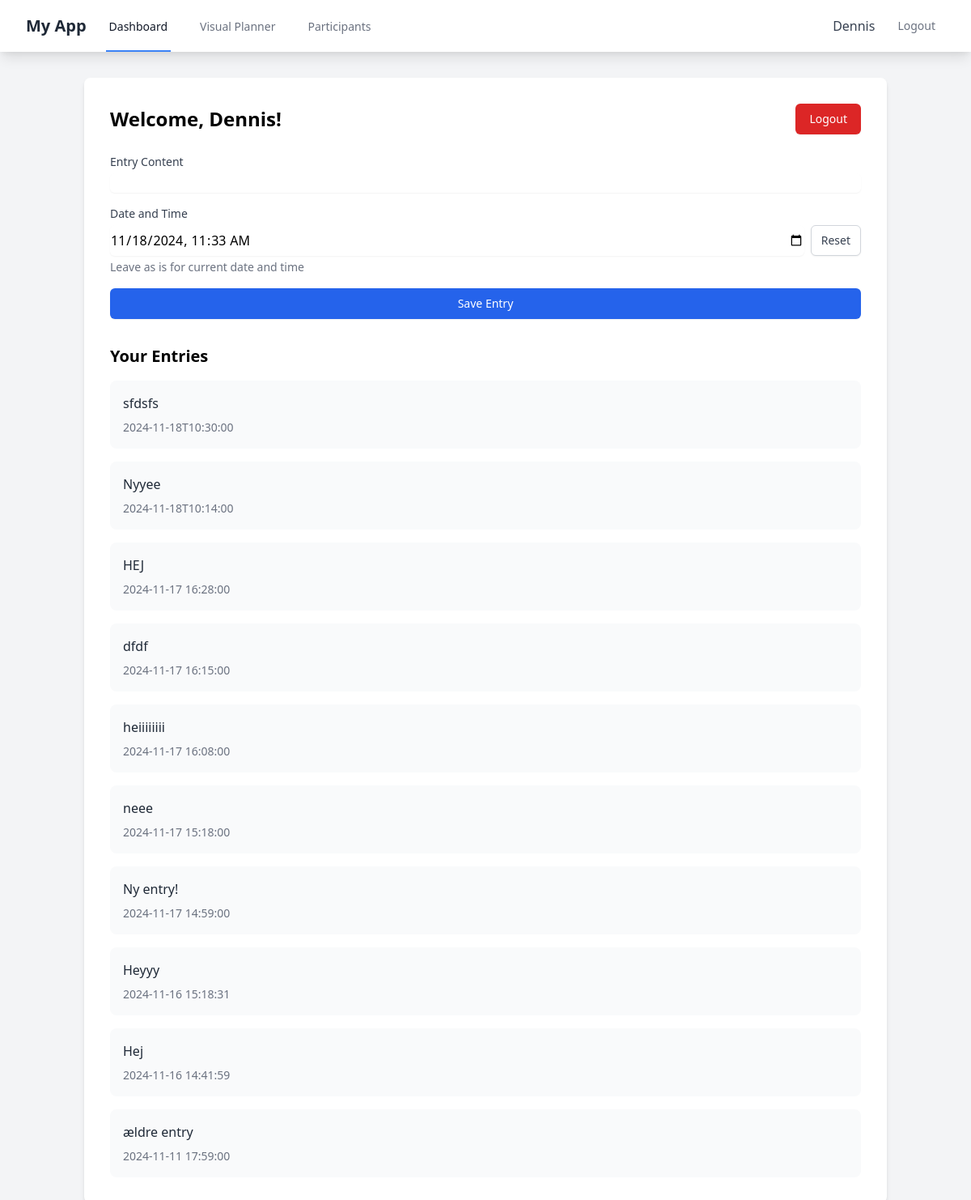
The app's page /dashboard (signed in) with its own data.
### tables this page shows
CREATE TABLE users (
                id INTEGER PRIMARY KEY AUTOINCREMENT,
                username TEXT UNIQUE NOT NULL,
                password TEXT NOT NULL
            );

CREATE TABLE entries (
                id INTEGER PRIMARY KEY AUTOINCREMENT,
                user_id INTEGER,
                content TEXT NOT NULL,
                created_at TIMESTAMP DEFAULT CURRENT_TIMESTAMP,
                FOREIGN KEY (user_id) REFERENCES users (id)
            );

### app.py (the view)
@app.route('/dashboard')
def dashboard():
    if 'user_id' not in session:
        return redirect(url_for('login'))
    with sqlite3.connect(DB_NAME) as conn:
        cursor = conn.cursor()
        cursor.execute('''
            SELECT content, created_at
            FROM entries
            WHERE user_id = ?
            ORDER BY created_at DESC
        ''', (session['user_id'],))
        entries = cursor.fetchall()
        cursor.execute('SELECT username FROM users WHERE id = ?', (session['user_id'],))
        username = cursor.fetchone()[0]
    current_datetime = datetime.now().strftime('%Y-%m-%dT%H:%M')
    return render_template('dashboard.html',
                         entries=entries,
                         username=username,
                         current_datetime=current_datetime)

### templates/dashboard.html (shortened to what this page needs)
{% extends "base.html" %}
{% block content %}
<div class="max-w-8xl mx-auto">
    <div class="bg-white p-8 rounded-lg shadow-md">
        <div class="flex justify-between items-center mb-6">
            <h1 class="text-2xl font-bold">Welcome, {{ username }}!</h1>
            <a href="{{ url_for('logout') }}"
               class="px-4 py-2 border border-transparent rounded-md shadow-sm text-sm font-medium text-white bg-red-600 hover:bg-red-700">
                Logout
            </a>
        </div>
    <form method="POST" action="{{ url_for('add_entry') }}" class="mb-8">
        <div class="space-y-4">
            <div>
                <label class="block text-sm font-medium text-gray-700">Entry Content</label>
                <input type="text" name="content" required
                       class="mt-1 block w-full rounded-md border-gray-300 shadow-sm focus:border-blue-500 focus:ring-blue-500">
            </div>
            <div>
                <label class="block text-sm font-medium text-gray-700">Date and Time</label>
                <div class="flex space-x-2">
                    <input type="datetime-local" name="entry_datetime"
                           value="{{ current_datetime }}"
                           class="mt-1 block w-full rounded-md border-gray-300 shadow-sm focus:border-blue-500 focus:ring-blue-500">
                    <button type="button"
                            onclick="document.getElementsByName('entry_datetime')[0].value='{{ current_datetime }}'"
                            class="mt-1 px-3 py-2 border border-gray-300 rounded-md shadow-sm text-sm font-medium text-gray-700 bg-white hover:bg-gray-50">
                        Reset
                    </button>
                </div>
                <p class="mt-1 text-sm text-gray-500">Leave as is for current date and time</p>
            </div>
        </div>
        <button type="submit"
                class="mt-4 w-full py-2 px-4 border border-transparent rounded-md shadow-sm text-sm font-medium text-white bg-blue-600 hover:bg-blue-700">
            Save Entry
        </button>
    </form>
    <div class="space-y-4">
        <h2 class="text-xl font-semibold">Your Entries</h2>
        {% for entry in entries %}
        <div class="p-4 bg-gray-50 rounded-lg">
            <p class="text-gray-800">{{ entry[0] }}</p>
            <p class="text-sm text-gray-500 mt-2">{{ entry[1] }}</p>
        </div>
        {% endfor %}
    </div>
</div>
{% endblock %}

### templates/base.html (shortened to what this page needs)
<!DOCTYPE html>
<html lang="en">
<head>
    <link href="https://cdn.jsdelivr.net/npm/tailwindcss@2.2.19/dist/tailwind.min.css" rel="stylesheet">
</head>
<body class="bg-gray-100">
    <nav class="bg-white shadow-lg" x-data="{ isOpen: false }">
        <div class="max-w-8xl mx-auto px-4 sm:px-6 lg:px-8">
            <div class="flex justify-between h-16">
                <div class="flex">
                    <div class="flex-shrink-0 flex items-center">
                        <a href="{{ url_for('dashboard') }}" class="text-xl font-bold text-gray-800">My App</a>
                    </div>
                    <div class="hidden sm:ml-6 sm:flex sm:space-x-8">
                        {% if 'user_id' in session %}
                            <a href="{{ url_for('dashboard') }}"
                               class="{% if request.endpoint == 'dashboard' %}border-blue-500 text-gray-900{% else %}border-transparent text-gray-500{% endif %}
                                      inline-flex items-center px-1 pt-1 border-b-2 text-sm font-medium">
                                Dashboard
                            </a>
                            <a href="{{ url_for('visual_planner') }}"
                               class="{% if request.endpoint == 'visual_planner' %}border-blue-500 text-gray-900{% else %}border-transparent text-gray-500{% endif %}
                                      inline-flex items-center px-1 pt-1 border-b-2 text-sm font-medium">
                                Visual Planner
                            </a>
                            <a href="{{ url_for('manage_participants') }}"
                               class="{% if request.endpoint == 'manage_participants' %}border-blue-500 text-gray-900{% else %}border-transparent text-gray-500{% endif %}
                                      inline-flex items-center px-1 pt-1 border-b-2 text-sm font-medium">
                                Participants
                            </a>
                        {% endif %}
                    </div>
                </div>
                <div class="hidden sm:ml-6 sm:flex sm:items-center">
                    {% if 'user_id' in session %}
                        <div class="ml-3 relative">
                            <div class="flex items-center space-x-4">
                                <span class="text-gray-700">{{ session.username }}</span>
                                <a href="{{ url_for('logout') }}"
                                   class="text-gray-500 hover:text-gray-700 px-3 py-2 rounded-md text-sm font-medium">
                                    Logout
                                </a>
                            </div>
                        </div>
                    {% endif %}
                </div>
            </div>
        </div>
    </nav>
    <main class="container max-w-8xl mx-auto px-4 py-8">
        {% block content %}{% endblock %}
    </main>
</body>
</html>

### records on screen
users: username "Dennis"
entries: content "sfdsfs", created_at "2024-11-18T10:30:00"
entries: content "Nyyee", created_at "2024-11-18T10:14:00"
entries: content "HEJ", created_at "2024-11-17 16:28:00"
entries: content "dfdf", created_at "2024-11-17 16:15:00"
entries: content "heiiiiiiii", created_at "2024-11-17 16:08:00"
entries: content "neee", created_at "2024-11-17 15:18:00"
entries: content "Ny entry!", created_at "2024-11-17 14:59:00"
entries: content "Heyyy", created_at "2024-11-16 15:18:31"
entries: content "Hej", created_at "2024-11-16 14:41:59"
entries: content "ældre entry", created_at "2024-11-11 17:59:00"
